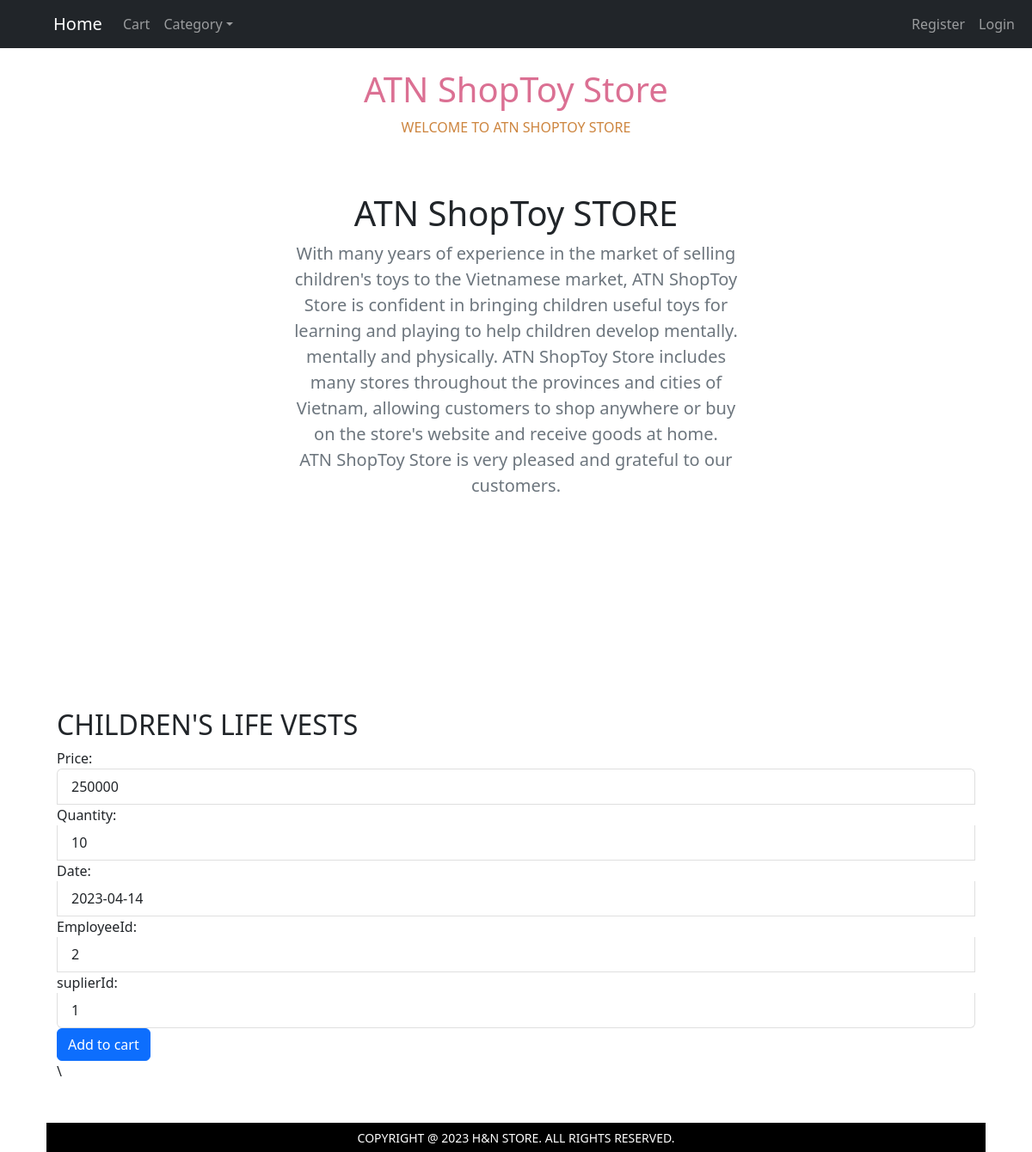
Screenshot of /detail.php?Id=31 with the database file from the repository.
### tables this page shows
CREATE TABLE `product` (
  `Id` int(11) NOT NULL,
  `Store_id` int(11) DEFAULT NULL,
  `ProductName` varchar(255) NOT NULL,
  `Price` decimal(10,0) NOT NULL,
  `Quantity` int(11) NOT NULL,
  `Date` date NOT NULL,
  `employID` int(11) NOT NULL,
  `supplierID` int(11) NOT NULL,
  `img` varchar(100) NOT NULL
);

### detail.php (the view, shortened to what this page needs)
<?php
require_once('header.php');
?>
<div class="container px-4 py-5">
    <?php
    if(isset($_GET['Id'])):
        $pid = $_GET['Id'];
        $conn = new Connect();
        $db_link = $conn->connectToPDO();
        $sql = "select * from product where Id = ?";
        $stmt = $db_link->prepare($sql);
        $stmt->execute(array($pid));
        $re = $stmt->fetch(PDO::FETCH_BOTH);
    ?>
       <h2><?=$re['ProductName']?></h2>
       <ul style="list-style-type:none ;" class="list-group">
        Price: <li class="list-group-item"><?=$re['Price']?></li>
        Quantity: <li class="list-group-item"><?=$re['Quantity']?></li>
        Date: <li class="list-group-item"><?=$re['Date']?></li>
        EmployeeId: <li class="list-group-item"><?=$re['employID']?></li>
        suplierId: <li class="list-group-item"><?=$re['supplierID']?></li>
       </ul>
       <form action="cart.php" method="GET">
         <div class="col-lg-9">
            <input type="submit" class="btn btn-primary shop-button" name="btnAdd" value="Add to cart"/></div>\
       </form>
    <?php
         else:
            ?>
            <h2>Nothing to show</h2>
            <?php
        endif;
        ?>
</div>
<?php
require_once('footer.php');
?>

### rows the page displays
product: ProductName "CHILDREN'S LIFE VESTS", Price "250000", Quantity "10", Date "2023-04-14", employID "2", supplierID "1"
